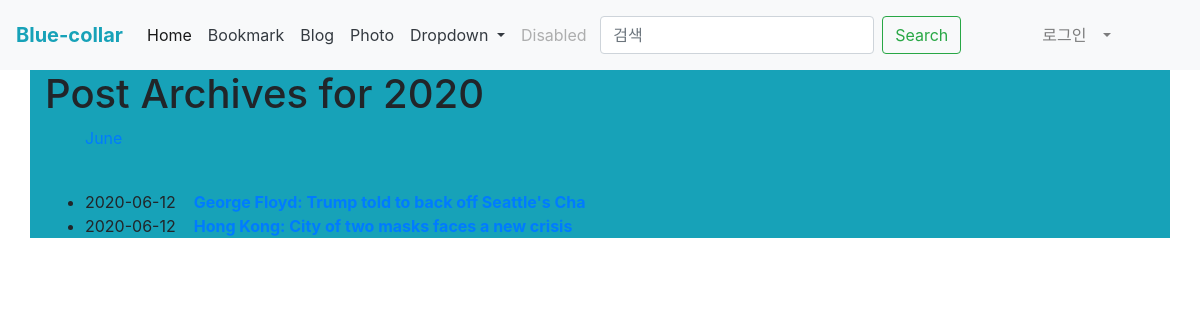
Screenshot of /blog/archive/2020/ with the database file from the repository.
### blog/models.py (models this page shows, shortened)
class Post(models.Model):
    title = models.CharField(verbose_name='TITLE', max_length=50)
    slug = models.SlugField('SLUG', unique=True, allow_unicode=True, help_text='one word for title alias.')
    description = models.CharField('DESCRIPTION', max_length=100, blank=True, help_text='simple description text')
    content = models.TextField('CONTENT')
    create_dt = models.DateField('CREATE DATE', auto_now_add=True)
    modify_dt = models.DateField('MODIFY DATE', auto_now=True)
    class Meta:
        verbose_name = 'post'
        verbose_name_plural = 'posts'
        db_table = 'blog_posts'
        ordering = ('-modify_dt',)
    def get_absolute_url(self):
        return reverse('blog:post_detail', args=(self.slug,))

### blog/views.py (the view)
# urls.py: path('archive/<int:year>/', views.PostYAV.as_view(), name='post_year_archive'),
class PostYAV(YearArchiveView):
    model = Post
    date_field = 'modify_dt'
    make_object_list = True

### templates/blog/post_archive_year.html (shortened to what this page needs)
{% extends "base.html" %}
{% block content %}
    <h1>Post Archives for {{ year|date:"Y" }}</h1>
    <ul>
        {% for date in date_list %}
        <li style="display: inline;">
            <a href="{% url 'blog:post_month_archive' year|date:'Y' date|date:'b' %}">{{ date|date:'F' }}</a></li>
        {% endfor %}
    </ul>
    <br>
    <div>
        <ul>
            {% for post in object_list %}
            <li>{{ post.modify_dt|date:"Y-m-d" }}&nbsp;&nbsp;&nbsp;
            <a href="{{ post.get_absolute_url }}"><strong>{{ post.title }}</strong></a></li>
            {% endfor %}
        </ul>
    </div>
{% endblock %}

### rows the page displays
Post: modify_dt "2020-06-12", title "George Floyd: Trump told to back off Seattle's Cha"
Post: modify_dt "2020-06-12", title "Hong Kong: City of two masks faces a new crisis"

### other values shown
{{ year|date:"Y" }} "2020"
{{ date|date:'F' }} "June"
